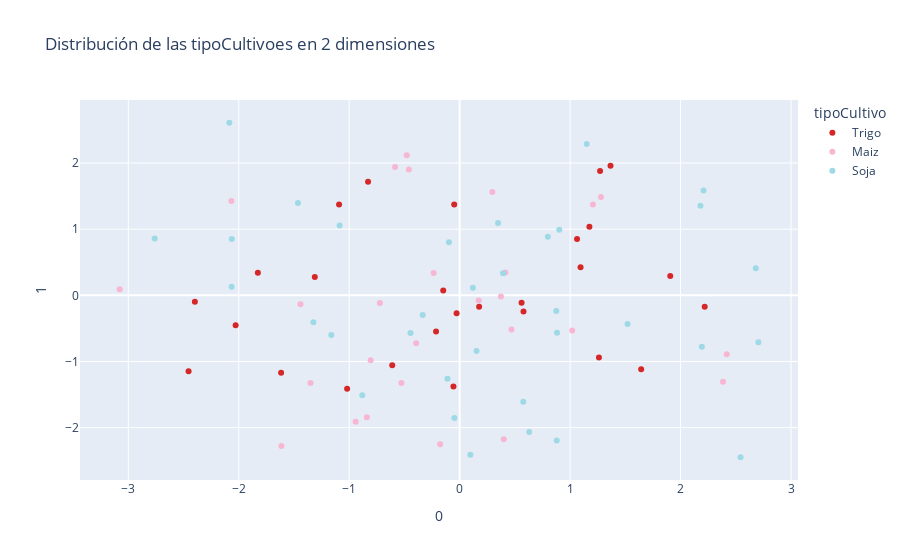

This figure's notebook cell:
### Code cell
features = pca_filtrado.drop(columns=['tipoCultivo']).columns.to_list()

unique_tipoCultivo = pca_filtrado['tipoCultivo'].unique()
num_colors = len(unique_tipoCultivo)
color_palette = plt.get_cmap('tab20', num_colors)

tipoCultivo_color_map = {cultivo: mcolors.to_hex(color_palette(i)) for i,
                       cultivo in enumerate(unique_tipoCultivo)}

loadings = pca.components_.T * np.sqrt(pca.explained_variance_)
fig = px.scatter(pca_features, x=0, y=1, color = pca_filtrado["tipoCultivo"],
                 labels={'color': 'tipoCultivo'},
                 color_discrete_map=tipoCultivo_color_map,
                 title="Distribución de las tipoCultivoes en 2 dimensiones")

fig.show()

### Figure 1 — Plotly figure (JSON) as saved in the notebook; plotly's stock layout.template omitted (floating-point values rounded to 4 significant figures)
{"data": [{"hovertemplate": "tipoCultivo=Trigo<br>0=%{x}<br>1=%{y}<extra></extra>", "legendgroup": "Trigo", "marker": {"color": "#d62728", "symbol": "circle"}, "mode": "markers", "name": "Trigo", "orientation": "v", "showlegend": true, "type": "scatter", "x": [1.175, 0.1764, -1.019, 1.271, -1.092, -0.02769, -0.05639, 1.643, 1.261, -0.1488, 1.063, -0.8293, 0.5606, 1.366, -2.397, -1.617, -0.6103, 0.5779, -1.827, -2.454, 1.907, 2.219, -0.2138, 1.095, -1.311, -0.04931, -2.028], "xaxis": "x", "y": [1.037, -0.1714, -1.411, 1.879, 1.372, -0.2692, -1.38, -1.118, -0.9393, 0.07402, 0.8527, 1.717, -0.1141, 1.959, -0.09782, -1.169, -1.058, -0.2435, 0.3411, -1.149, 0.2913, -0.1736, -0.546, 0.424, 0.2774, 1.371, -0.4518], "yaxis": "y"}, {"hovertemplate": "tipoCultivo=Maiz<br>0=%{x}<br>1=%{y}<extra></extra>", "legendgroup": "Maiz", "marker": {"color": "#f7b6d2", "symbol": "circle"}, "mode": "markers", "name": "Maiz", "orientation": "v", "showlegend": true, "type": "scatter", "x": [-0.7222, 0.2956, 1.279, -0.9418, -0.8059, -1.35, 2.384, -0.4596, 1.207, -0.8399, 1.019, 2.418, -0.5272, 0.4138, -0.2356, -1.441, -0.5849, -3.078, -0.1762, 0.3994, -0.4789, -0.3937, -2.067, -1.614, 0.4692, 0.3735, 0.1724], "xaxis": "x", "y": [-0.1154, 1.56, 1.484, -1.91, -0.9801, -1.326, -1.308, 1.902, 1.371, -1.843, -0.5311, -0.8902, -1.327, 0.3466, 0.3387, -0.1352, 1.94, 0.0915, -2.251, -2.177, 2.117, -0.7262, 1.426, -2.278, -0.5184, -0.01668, -0.07832], "yaxis": "y"}, {"hovertemplate": "tipoCultivo=Soja<br>0=%{x}<br>1=%{y}<extra></extra>", "legendgroup": "Soja", "marker": {"color": "#9edae5", "symbol": "circle"}, "mode": "markers", "name": "Soja", "orientation": "v", "showlegend": true, "type": "scatter", "x": [-2.063, -1.464, -0.09687, 1.15, 0.8813, 0.1198, 2.543, 0.6292, 1.52, -0.8815, -2.085, 0.09724, 2.704, 0.3929, 2.193, -2.761, 0.7983, -0.1104, -1.162, -0.4448, -2.065, 0.3473, -0.04752, 2.681, 0.1525, -1.324, 0.8789, 0.9026, 2.18, 0.576, -0.3346, 2.208, -1.086, 0.8752], "xaxis": "x", "y": [0.8513, 1.397, 0.8032, 2.285, -0.5654, 0.1155, -2.447, -2.066, -0.4331, -1.51, 2.608, -2.41, -0.7111, 0.3329, -0.7773, 0.8574, 0.8851, -1.26, -0.6008, -0.5697, 0.1305, 1.094, -1.854, 0.4099, -0.8417, -0.4074, -2.195, 0.9903, 1.352, -1.608, -0.2974, 1.583, 1.056, -0.2352], "yaxis": "y"}], "layout": {"legend": {"title": {"text": "tipoCultivo"}, "tracegroupgap": 0}, "title": {"text": "Distribución de las tipoCultivoes en 2 dimensiones"}, "xaxis": {"anchor": "y", "domain": [0, 1], "title": {"text": "0"}}, "yaxis": {"anchor": "x", "domain": [0, 1], "title": {"text": "1"}}}}
